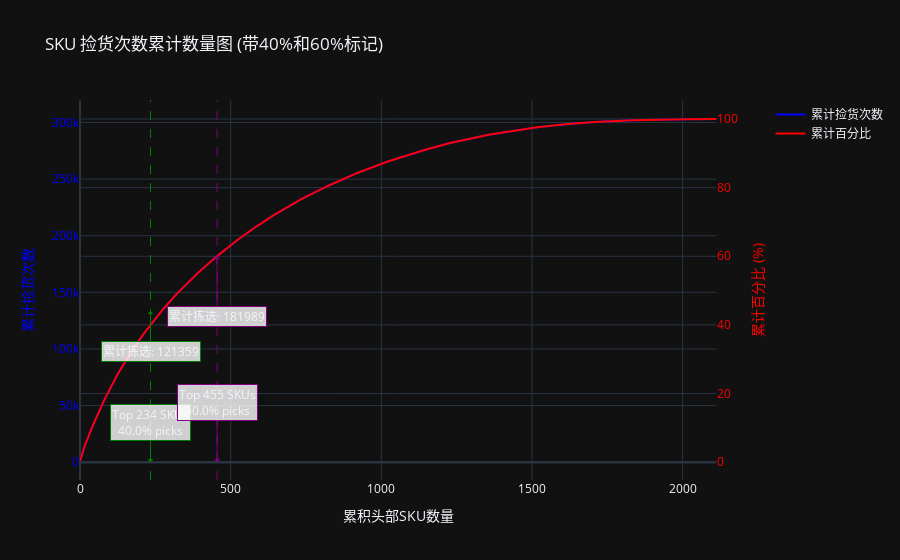

The code cell stored with this chart in its notebook:
### Code cell
import plotly.graph_objects as go
from plotly.subplots import make_subplots

# 计算每个 item_number 的 pick_times 总和并排序
pick_times_sum = sku_hour_group_df.groupby('item_number')['pick_times'].sum().sort_values(ascending=False)
# 获取原始SKU编号用于标注 (可选，如果需要显示具体SKU)
# top_sku_ids = pick_times_sum.index
pick_times_sum.index = np.arange(len(pick_times_sum))  # X轴为SKU的累计数量

# 计算累计数量
cumulative_sum = pick_times_sum.cumsum()

# 计算累计百分比
total_sum = cumulative_sum.iloc[-1]
cumulative_percentage = cumulative_sum / total_sum * 100

# 创建带有双Y轴的图表
fig = make_subplots(specs=[[{"secondary_y": True}]])

# 添加累计捡货次数曲线 (Y1轴)
fig.add_trace(
        go.Scatter(x=pick_times_sum.index, y=cumulative_sum, name="累计捡货次数", line=dict(color='blue')),
        secondary_y=False,
)

# 添加累计百分比曲线 (Y2轴)
fig.add_trace(
        go.Scatter(x=pick_times_sum.index, y=cumulative_percentage, name="累计百分比", line=dict(color='red')),
        secondary_y=True,
)

# --- 添加标记 ---
# 找到40%和60%水位点的索引
idx_40_percent = (cumulative_percentage >= 40).idxmax()
idx_60_percent = (cumulative_percentage >= 60).idxmax()

# 获取对应的累积SKU数量和累积拣选次数
num_sku_40_percent = pick_times_sum.index[idx_40_percent]
cum_picks_40_percent = cumulative_sum.loc[idx_40_percent]
actual_percentage_40 = cumulative_percentage.loc[idx_40_percent]

num_sku_60_percent = pick_times_sum.index[idx_60_percent]
cum_picks_60_percent = cumulative_sum.loc[idx_60_percent]
actual_percentage_60 = cumulative_percentage.loc[idx_60_percent]

# 添加40%水位标记
fig.add_vline(x=num_sku_40_percent, line_width=1, line_dash="dash", line_color="green")
fig.add_annotation(
        x=num_sku_40_percent, y=actual_percentage_40, ax=0, ay=-40,  # ay调整标注的垂直位置
        text=f"Top {num_sku_40_percent} SKUs<br>{actual_percentage_40:.1f}% picks",
        showarrow=True, arrowhead=1, arrowcolor="green",
        bgcolor="rgba(255,255,255,0.8)", bordercolor="green", borderwidth=1,
        secondary_y=True  # 确保标注与百分比轴对齐
)
fig.add_annotation(
        x=num_sku_40_percent, y=cum_picks_40_percent * 1.1, ax=0, ay=40,
        text=f"累计拣选: {cum_picks_40_percent}",
        showarrow=True, arrowhead=1, arrowcolor="green",
        bgcolor="rgba(255,255,255,0.8)", bordercolor="green", borderwidth=1,
        secondary_y=False  # 确保标注与拣选次数轴对齐
)

# 添加60%水位标记
fig.add_vline(x=num_sku_60_percent, line_width=1, line_dash="dash", line_color="purple")
fig.add_annotation(
        x=num_sku_60_percent, y=actual_percentage_60, ax=0, ay=-60,
        text=f"Top {num_sku_60_percent} SKUs<br>{actual_percentage_60:.1f}% picks",
        showarrow=True, arrowhead=1, arrowcolor="purple",
        bgcolor="rgba(255,255,255,0.8)", bordercolor="purple", borderwidth=1,
        secondary_y=True
)
fig.add_annotation(
        x=num_sku_60_percent, y=cum_picks_60_percent, ax=0, ay=60,
        text=f"累计拣选: {cum_picks_60_percent}",
        showarrow=True, arrowhead=1, arrowcolor="purple",
        bgcolor="rgba(255,255,255,0.8)", bordercolor="purple", borderwidth=1,
        secondary_y=False
)
# --- 标记结束 ---

# 设置图表标题和坐标轴标签
fig.update_layout(
        title_text='SKU 捡货次数累计数量图 (带40%和60%标记)',
        xaxis_title='累积头部SKU数量'
)

# 设置Y轴标签
fig.update_yaxes(title_text="累计捡货次数", color='blue', secondary_y=False)
fig.update_yaxes(title_text="累计百分比 (%)", color='red', secondary_y=True)

# 显示图表
fig.show()

### Figure 1 — Plotly figure (JSON) as saved in the notebook; plotly's stock layout.template omitted (floating-point values rounded to 4 significant figures; data arrays with more than 128 entries replaced by an {"elided": "..."} marker saying what was removed)
{"data": [{"line": {"color": "blue"}, "name": "累计捡货次数", "x": {"elided": "2113 int values"}, "y": {"elided": "2113 int values"}, "type": "scatter", "xaxis": "x", "yaxis": "y"}, {"line": {"color": "red"}, "name": "累计百分比", "x": {"elided": "2113 int values"}, "y": {"elided": "2113 float values"}, "type": "scatter", "xaxis": "x", "yaxis": "y2"}], "layout": {"xaxis": {"anchor": "y", "domain": [0.0, 0.94], "title": {"text": "累积头部SKU数量"}}, "yaxis": {"anchor": "x", "domain": [0.0, 1.0], "title": {"text": "累计捡货次数"}, "color": "blue"}, "yaxis2": {"anchor": "x", "overlaying": "y", "side": "right", "title": {"text": "累计百分比 (%)"}, "color": "red"}, "shapes": [{"line": {"color": "green", "dash": "dash", "width": 1}, "type": "line", "x0": 234, "x1": 234, "xref": "x", "y0": 0, "y1": 1, "yref": "y domain"}, {"line": {"color": "purple", "dash": "dash", "width": 1}, "type": "line", "x0": 455, "x1": 455, "xref": "x", "y0": 0, "y1": 1, "yref": "y domain"}], "annotations": [{"arrowcolor": "green", "arrowhead": 1, "ax": 0, "ay": -40, "bgcolor": "rgba(255,255,255,0.8)", "bordercolor": "green", "borderwidth": 1, "showarrow": true, "text": "Top 234 SKUs<br>40.0% picks", "x": 234, "y": 40.04}, {"arrowcolor": "green", "arrowhead": 1, "ax": 0, "ay": 40, "bgcolor": "rgba(255,255,255,0.8)", "bordercolor": "green", "borderwidth": 1, "showarrow": true, "text": "累计拣选: 121359", "x": 234, "y": 133500.0}, {"arrowcolor": "purple", "arrowhead": 1, "ax": 0, "ay": -60, "bgcolor": "rgba(255,255,255,0.8)", "bordercolor": "purple", "borderwidth": 1, "showarrow": true, "text": "Top 455 SKUs<br>60.0% picks", "x": 455, "y": 60.05}, {"arrowcolor": "purple", "arrowhead": 1, "ax": 0, "ay": 60, "bgcolor": "rgba(255,255,255,0.8)", "bordercolor": "purple", "borderwidth": 1, "showarrow": true, "text": "累计拣选: 181989", "x": 455, "y": 181989}], "title": {"text": "SKU 捡货次数累计数量图 (带40%和60%标记)"}}}
